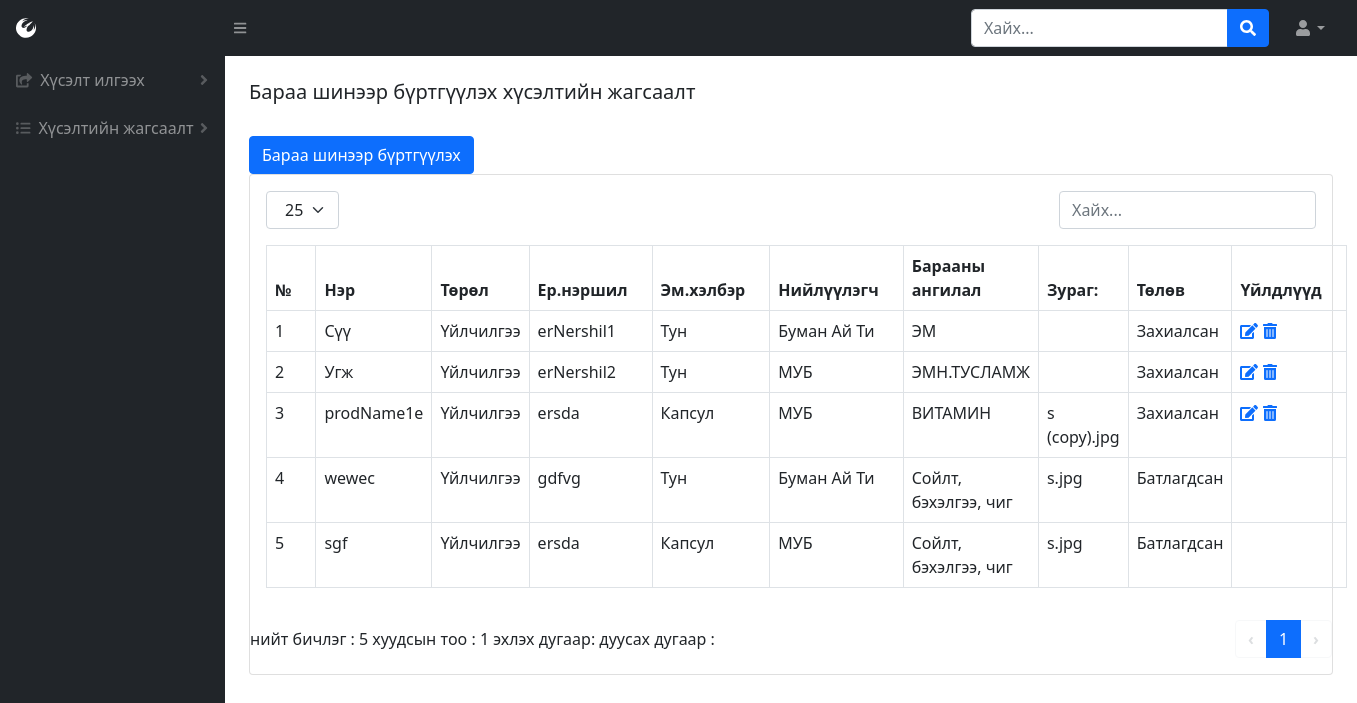
The app's page /product-list (signed in) with its own data.
### BMweb/models.py (models this page shows, shortened)
class Product(models.Model):
    prodName = models.CharField(max_length=300, verbose_name=_("Барааны нэр"))
    prodName_en = models.CharField(max_length=300, verbose_name=_("Барааны нэр англи"))
    brand = models.ForeignKey(ProdBrand, related_name='brands',on_delete=models.CASCADE, verbose_name=_("Брэнд нэр"))
    zCode = models.CharField(max_length=300, null=True, blank=True, verbose_name=_("Зураасан код"))
    prodType = models.ForeignKey(ProdType, related_name='products',on_delete=models.CASCADE, verbose_name=_("Төрлийн нэр"))
    zzCode = models.IntegerField(null=True, blank=True, verbose_name=_("Нэмэлт зураасан код"))
    price = models.DecimalField(max_digits=16, decimal_places=2, verbose_name=_("Үнэ"))
    hemNegj = models.ForeignKey(HemNegj, related_name='hemNegj', on_delete=models.CASCADE,verbose_name=_("Хэмжих нэгж"))
    hudNegj = models.ForeignKey(HemNegj, related_name='hudNegj', on_delete=models.CASCADE, verbose_name=_("Худалдан авалтын нэгж"))
    company = models.ManyToManyField(Company,related_name='products',verbose_name=_("Компани"))
    erNershil = models.CharField(max_length=300, verbose_name=_("Ерөнхий нэршил"))
    emHelber = models.ForeignKey(EmHelber, on_delete=models.CASCADE,verbose_name=_("Эмийн хэлбэр"))
    paiz = models.ForeignKey(Paiz, on_delete=models.CASCADE,verbose_name=_("Пайз"))
    uildwerlegch = models.ForeignKey(Manufacturer, on_delete=models.CASCADE, verbose_name=_("Үйлдвэрлэгч"))
    uNiiluulegch = models.ForeignKey(Niiluulegch, on_delete=models.CASCADE, verbose_name=_("Үндсэн нийлүүлэгч"))
    category = models.ForeignKey(Category,related_name='categories', on_delete=models.CASCADE, verbose_name=_("Ангилал"))
    borBoloh = models.BooleanField(verbose_name=_("Борлуулж болох эсэх"),default=False)
    hudAwch = models.BooleanField(verbose_name=_("Худалдан авч болох эсэх"),default=False)
    zarBoloh = models.BooleanField(verbose_name=_("Зарлагдаж болох эсэх"),default=False)
    pos = models.BooleanField(verbose_name=_("Посоор зарж болох эсэх"),default=False)
    posCat = models.ForeignKey(PosCategory,related_name='categories', on_delete=models.CASCADE, verbose_name=_("Посын ангилал"))
    thumbimage = models.ImageField(
        upload_to="media/productthumb/", blank = True, null=True,  verbose_name=_("Зураг")
    )
    hutlult = models.ForeignKey(Hutlult, on_delete=models.CASCADE,verbose_name=_("Хөтлөлт"))
    state = models.ForeignKey(State,related_name='products', on_delete=models.CASCADE, verbose_name=_("Төлөв"))
    class Meta:
        verbose_name = _("Бараа")
        verbose_name_plural = _("Бараа")

class ProdType(models.Model):
    typeName = models.CharField(max_length=300, verbose_name=_("Төрлийн нэр"))
    class Meta:
        verbose_name = _("Барааны төрөл")
        verbose_name_plural = _("Барааны төрөл")
    def __str__(self):
        return self.typeName

class EmHelber(models.Model):
    emHelberName = models.CharField(max_length=300,verbose_name=_("Эмийн хэлбэрийн нэр"))
    class Meta:
        verbose_name = _("Эмийн хэлбэр")
        verbose_name_plural = _("Эмийн хэлбэр")
    def __str__(self):
        return self.emHelberName

class Niiluulegch(models.Model):
    niiName = models.CharField(max_length=300,verbose_name=_("Нийлүүлэгчийн нэр"))
    class Meta:
        verbose_name = ("Нийлүүлэгч")
        verbose_name_plural = ("Нийлүүлэгч")
    def __str__(self):
        return self.niiName

class Category(models.Model):
    catName = models.CharField(max_length=300, verbose_name=_("Ангилалын нэр"))
    parent = models.IntegerField(null=True, blank=True, verbose_name=_("Эцэг ангилал"))
    class Meta:
        verbose_name = _("Ангилал")
        verbose_name_plural = _("Ангилал")
    def __str__(self):
        return self.catName

class State(models.Model):
    stateName = models.CharField(max_length=300, verbose_name=_("Төлөвийн нэр"))
    class Meta:
        verbose_name = _("Барааны төлөв")
        verbose_name_plural = _("Барааны төлөв")
    def __str__(self):
        return self.stateName

### BMweb/views.py (the view)
# urls.py: path('product-list',views.productList,name='product-list'),
def productList(request):
    if 'user_id' in request.session:
        p = Product.objects.all().order_by('state')
        size = 25
        if 'size' in request.GET:
            size = request.GET['size']
        pc = Paginator(p, size)
        page_num = 1
        if 'page' in request.GET:
            page_num = int(request.GET['page'])
            print('page')
            print(page_num)
        page=pc.page(page_num)
        h = Hereglegch.objects.get(pk=request.session['user_id'])
        return render(request,'productList.html', {'user': h, 'productList': page.object_list, 'size':size, 'count':pc.count, 'page_count': pc.num_pages, 'page_range':pc.page_range, 'page_num':page_num, 'has_next':page.has_next(), 'has_previous': page.has_previous(), 'start_index':page.start_index() })
    else:
        return redirect('/login')

### BMweb/models.py (called while the page is built)
    def __str__(self):
        return self.manName

    def __str__(self):
        return self.paizName

    def __str__(self):
        return self.hemNegjName

    def __str__(self):
        return self.posCatName

### BMweb/templates/productList.html (shortened to what this page needs)
{% load static %}
<!DOCTYPE html>
<html lang="en">
    <head>
        <link href="https://cdn.jsdelivr.net/npm/simple-datatables@latest/dist/style.css" rel="stylesheet" />
        <link href="css/styles.css" rel="stylesheet" />
        <link href="{% static 'css/styles.css' %}" rel="stylesheet"/>
    </head>
    <body class="sb-nav-fixed">
        {% include "topNav.html" %}
        <div id="layoutSidenav">
            {% include "leftNav.html" %}
            <div id="layoutSidenav_content">
                {%  include "prodList.html" %}
            </div>
        </div>
    </body>
</html>

### BMweb/templates/prodList.html (shortened to what this page needs)
<main>{% include "tabs.html" %}
    <div class="container-fluid px-4">
        <h5 class="mt-4">Бараа шинээр бүртгүүлэх хүсэлтийн жагсаалт</h5>
        {% if user.role_id == 1 %}
        <a href="{% url 'product' %}" class="btn btn-primary" role="button">Бараа шинээр бүртгүүлэх</a>
        {% endif %}
        <div class="card mb-4">
            <div class="card-body">
                {% include "tableTop.html" %}
                    <table id="datatablesSimple" class="dataTable-table">
                        <thead>
                            <tr>
                                <th data-sortable="" class="asc">
                                    <a href="#" class="dataTable-sorter">№</a>
                                </th>
                                <th data-sortable="" class="asc">
                                    <a href="#" class="dataTable-sorter">Нэр</a>
                                </th>
                                <th data-sortable="" class="asc">
                                    <a href="#" class="dataTable-sorter">Төрөл</a>
                                </th>
                                <th data-sortable="" class="asc">
                                    <a href="#" class="dataTable-sorter">Ер.нэршил</a>
                                </th>
                                <th data-sortable="" class="asc">
                                    <a href="#" class="dataTable-sorter">Эм.хэлбэр</a>
                                </th>
                                <th data-sortable="" class="asc">
                                    <a href="#" class="dataTable-sorter">Нийлүүлэгч</a>
                                </th>
                                <th data-sortable="" class="asc">
                                    <a href="#" class="dataTable-sorter">Барааны ангилал</a>
                                </th>
                                <th data-sortable="" class="asc">
                                    <a href="#" class="dataTable-sorter">Зураг:</a>
                                </th>
                                <th data-sortable="" class="asc">
                                    <a href="#" class="dataTable-sorter">Төлөв</a>
                                </th>
                                <th data-sortable="" class="asc">
                                    <a href="#" class="dataTable-sorter">Үйлдлүүд</a>
                                </th>
                            </tr>
                        </thead>
                        <tbody>
                        {% for h in productList %}
                            <tr>
                                <td>{{ forloop.counter0|add:start_index }}</td>
                                <td>{{ h.prodName }}</td>
                                <td>{{ h.prodType }}</td>
                                <td>{{ h.erNershil }}</td>
                                <td>{{ h.emHelber }}</td>
                                <td>{{ h.uNiiluulegch }}</td>
                                <td>{{ h.category }}</td>
                                <td>{{ h.thumbimage }}</td>
                                <td>{{ h.state }}</td>
                                <td>
                                {% if user.role_id|add:0 < 3 and h.state_id|add:0 < 3 %}
                                    <a href="/product?edit={{h.id}}"><i class="fas fa-edit"></i></a></form>
                                    <a href="/product?del={{h.id}}" class="confirm-delete" onclick="return confirm('Та устгахдаа итгэлтэй байна уу?')"><i class="fas fa-trash-alt"></i></a></form>
                                {% endif  %}
                                </td>
                            </tr>
                    {% endfor %}
                </tbody>
                    </table>
            </div>
            {% include "tableBottom.html" %}
        </div>
    </div>
</main>

### records on screen
Product: prodName "Сүү", prodType "Үйлчилгээ", erNershil "erNershil1", emHelber "Тун", uNiiluulegch "Буман Ай Ти", category "ЭМ", state "Захиалсан"
Product: prodName "Угж", prodType "Үйлчилгээ", erNershil "erNershil2", emHelber "Тун", uNiiluulegch "МУБ", category "ЭМН.ТУСЛАМЖ", state "Захиалсан"
Product: prodName "prodName1e", prodType "Үйлчилгээ", erNershil "ersda", emHelber "Капсул", uNiiluulegch "МУБ", category "ВИТАМИН", thumbimage "s (copy).jpg", state "Захиалсан"
Product: prodName "weweс", prodType "Үйлчилгээ", erNershil "gdfvg", emHelber "Тун", uNiiluulegch "Буман Ай Ти", category "Сойлт, бэхэлгээ, чиг", thumbimage "s.jpg", state "Батлагдсан"
Product: prodName "sgf", prodType "Үйлчилгээ", erNershil "ersda", emHelber "Капсул", uNiiluulegch "МУБ", category "Сойлт, бэхэлгээ, чиг", thumbimage "s.jpg", state "Батлагдсан"

### other values on screen
{{ count }} "5"
{{ page_count }} "1"
